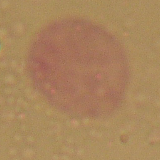
#> input picture 1_1.bmp, 160 x 160 px
$ python median_blur.py
#> lines starting #> are read from the running program, lines starting #| are printed output that depends on the picture; after the words box and inside, x2 and y2 are one past the last pixel; in counts of white or black regions, pixels touching at a corner belong together
#> further down, img is the input picture: shape (160, 160, 3); mean B, G, R 93, 132.6, 169.1
import cv2
import numpy as np
import os


# Расширим фото на размер половины окна. заполним новые ячейки значением крайних пикселей

def photo_extension(img: np.ndarray, k: int) -> np.ndarray:
#> called with k = 3
    height, width = img.shape[0], img.shape[1]
#> height = 160; width = 160

    if len(img.shape) ==2:
        new_img = np.zeros((height+k-1, width+k-1), dtype = np.int64)
        new_height, new_width = new_img.shape[0], new_img.shape[1]
    else:
        new_img = np.zeros((height+k-1, width+k-1, img.shape[2]), dtype = np.int64)
        new_height, new_width = new_img.shape[0], new_img.shape[1]
#> new_height = 162; new_width = 162


    new_img[k//2:new_height-k//2, k//2:new_width-k//2] = img


    new_img[0:k//2, k//2:new_width-k//2] = img[0]

    new_img[k//2: new_height - k//2, 0:k//2] = img[0:height, 0:1]


    new_img[new_height- k//2:new_height, k//2:new_width-k//2] = img[height-1]

    new_img[k//2: new_height - k//2, new_width-k//2:new_width] = img[0:height, width-1:width]
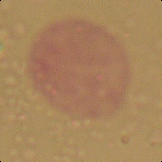
#> new_img: shape (162, 162, 3) int64; mean B, G, R 93, 132.8, 169.1


    new_img[0:k//2, 0:k//2] = img[0,0]
#> new_img: shape (162, 162, 3) int64; under 0.01% of pixels changed, all inside (x1, y1, x2, y2) = (0, 0, 1, 1)
    new_img[0:k//2,new_width-k//2:new_width] = img[0,width-1]
#> new_img: shape (162, 162, 3) int64; mean B, G, R 93, 132.8, 169.1
    new_img[new_height-k//2:new_height, 0:k//2]= img[height-1,0]
#> new_img: shape (162, 162, 3) int64; mean B, G, R 93, 132.8, 169.1
    new_img[new_height-k//2:new_height, new_width-k//2:new_width]= img[height-1,width-1]
#> new_img: shape (162, 162, 3) int64; mean B, G, R 93, 132.8, 169.1

    return new_img


# поиск медианы на полученном окне со стороной k
def find_median (window : np.ndarray):
    if len(window.shape) ==2:
        return int(np.median(window))
    else:
        res = []
        #print(window)
        for i in range(window.shape[2]):
            res.append(int(np.median(window[::,::,i])))
        return res


def median_blur(img: np.ndarray, k: int)->  np.ndarray:


    new_img = photo_extension(img,k)

    res = np.copy(img)
    for i in range(img.shape[0]):
        for j in range(img.shape[1]):

            n_i = i+ k//2
            n_j = j+k//2
            res[i][j] = find_median(new_img[n_i-k//2:n_i+k//2+1, n_j-k//2:n_j+k//2+1])


        print(i)

    return res

if __name__ == '__main__':
    img = cv2.imread('1_1.bmp')

    res = median_blur(img, 3)
    cv2.imwrite('results//res1.jpg', res)

    new_res = cv2.medianBlur(img, 3)
    cv2.imwrite('results//res_opencv.jpg', new_res)

    test =  new_res -res
#> test: shape (160, 160, 3); every value is 0
    cv2.imwrite('results//test.jpg', test)
